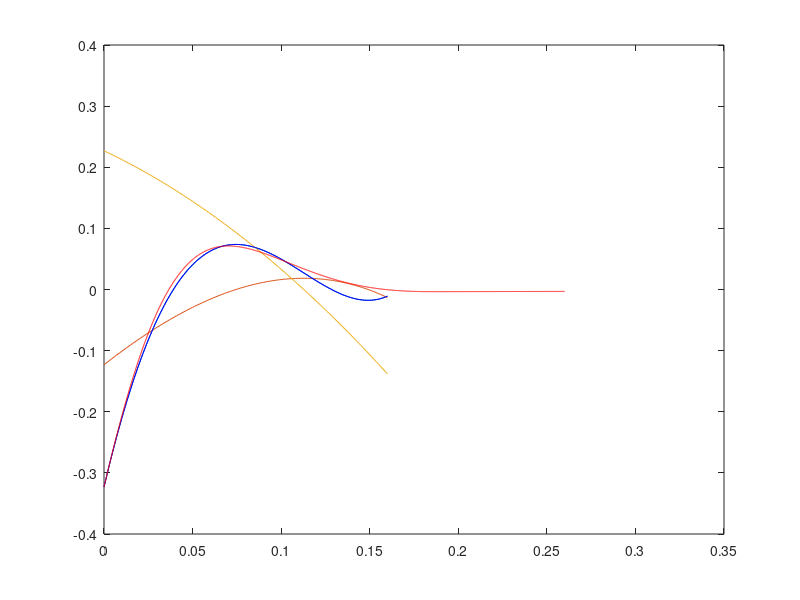

Recreate this plot in MATLAB.
clear all;

degToRad = 2 * pi / 360;
% a = 1.852e06 * degToRad;
% b = -2.127e05 * degToRad;
% c = 2170 * degToRad;
% d = 599.4 * degToRad;
% e = -18.29 * degToRad;


a = 2.718e04 * degToRad;
b = 1.308e04 * degToRad;
c = -6500 * degToRad;
d = 705.7 * degToRad;
e = -18.52 * degToRad;

inertiaRatio = 0.400580495539649;




% ks = -281.8;
% kd = -94.45;
% kp = 2523;

% ks = 2.231;
% kd = -38.83;
% kp = 967.5;

endTime = 0.16;

times = 0 : 0.001 : endTime;
count = size(times, 2);
for i = 1 : count
    t = times(i);
    x(i) = a * t^4 + b * t^3 + c * t^2 + d * t + e;
    xdot(i) = -(4 * a * t^3 + 3 * b * t^2 + 2 * c * t + d);
    xddot(i) = -(12 * a * t^2 + 6 * b * t + 2 * c);
    
end
plot(times, x, times, xdot / 100, times, xddot / 1000);
% plot(x, xddot);
A = zeros([count, 3]);
b = zeros([count, 1]);
for i = 1 : count
        A(i, 1) = abs(xdot(i)) / xdot(i);
        A(i, 2) = xdot(i);
        A(i, 3) = x(i);
        b(i) = xddot(i);
end

params = A \ b
ks = params(1);
kd = params(2);
kp = params(3);


ks = -0.036103383760814e02;
kd = -0.405350054329964e02;
kp = 5.801067928411886e02 * 2;

timeStep = 0.0001;
newTimes = 0 : timeStep : endTime + 0.1;
count = size(newTimes, 2);
recoveredXDot(1) = xdot(1);
recoveredX(1) = x(1);
for i = 2 : count
    sign = abs(recoveredXDot(i - 1)) / recoveredXDot(i - 1);
    recoveredAcc = kp * recoveredX(i - 1) + kd * recoveredXDot(i - 1) + sign * ks;
    recoveredXDot(i) = recoveredXDot(i - 1) + timeStep * recoveredAcc;
    recoveredX(i) = recoveredX(i - 1) - timeStep * recoveredXDot(i);
end
hold on;
plot(times, x, 'b');
plot(newTimes, recoveredX, 'r');


